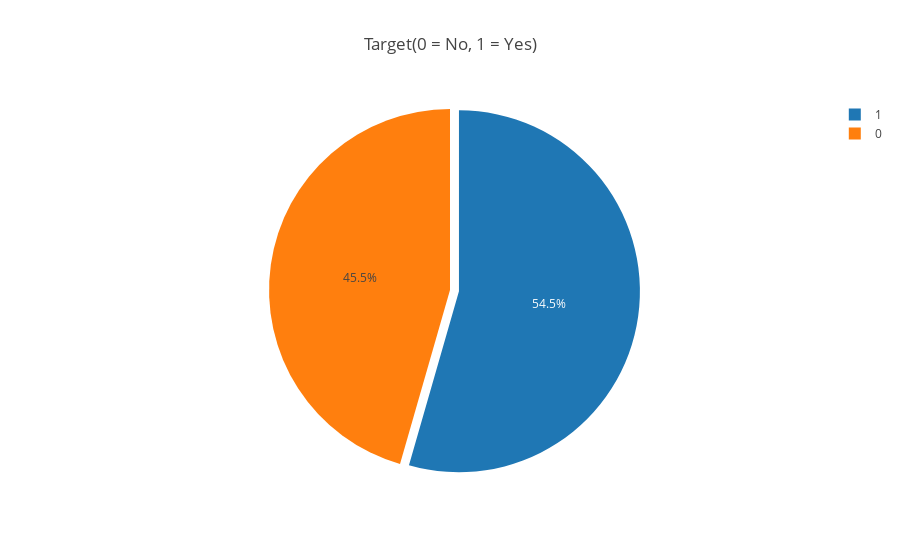

The notebook cell this image was saved under:
### Code cell
import plotly
import plotly.graph_objs as go
from plotly.offline import init_notebook_mode, iplot
init_notebook_mode(connected=True)
col = "target"
grouped = df[col].value_counts().reset_index()
grouped = grouped.rename(columns = {col : "count", "index" : col})

## plot
trace = go.Pie(labels=grouped[col], values=grouped['count'], pull=[0.05, 0])
layout = {'title': 'Target(0 = No, 1 = Yes)'}
fig = go.Figure(data = [trace], layout = layout)
iplot(fig)

### Figure 1 — Plotly figure (JSON) as saved in the notebook; plotly's stock layout.template omitted (floating-point values rounded to 4 significant figures)
{"data": [{"labels": [1, 0], "pull": [0.05, 0], "type": "pie", "uid": "300158a1-c7af-4475-bc33-a544a203f189", "values": [165, 138]}], "layout": {"title": {"text": "Target(0 = No, 1 = Yes)"}}}
